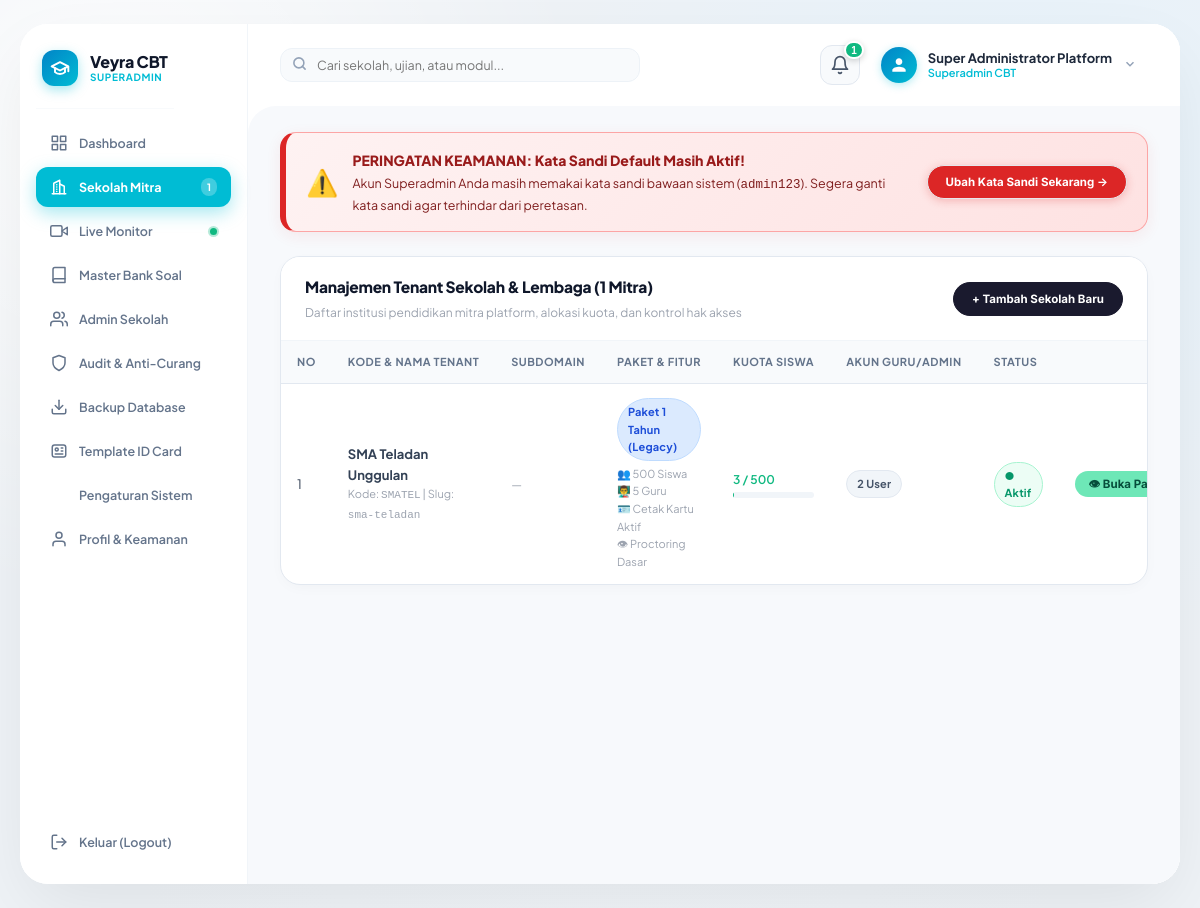
The page /superadmin/tenants.php (signed in) on the database its author committed.
### tables this page shows
CREATE TABLE `tenants` (
    `id` INT AUTO_INCREMENT PRIMARY KEY,
    `code` VARCHAR(30) NOT NULL UNIQUE,
    `slug` VARCHAR(60) NOT NULL UNIQUE,
    `subdomain` VARCHAR(60) NULL,
    `name` VARCHAR(150) NOT NULL,
    `logo_url` VARCHAR(255) NULL,
    `logo` VARCHAR(500) NULL,
    `address` TEXT NULL,
    `phone` VARCHAR(30) NULL,
    `package` VARCHAR(50) NOT NULL DEFAULT 'pro',
    `student_quota` INT NOT NULL DEFAULT 500,
    `is_active` TINYINT(1) NOT NULL DEFAULT 1,
    `created_at` DATETIME NOT NULL DEFAULT CURRENT_TIMESTAMP
);

### core/Database.php (called while the page is built, shortened)
<?php
class Database {
    private static ?PDO $instance = null;
    public static function getConnection(): PDO {
        if (self::$instance === null) {
            $config = require __DIR__ . '/../config/database.php';
            $dsn = "mysql:host={$config['host']};port={$config['port']};dbname={$config['database']};charset={$config['charset']}";
            $options = [
                PDO::ATTR_ERRMODE            => PDO::ERRMODE_EXCEPTION,
                PDO::ATTR_DEFAULT_FETCH_MODE => PDO::FETCH_ASSOC,
                PDO::ATTR_EMULATE_PREPARES   => false,
                PDO::ATTR_PERSISTENT         => false,
            ];
            try {
                self::$instance = new PDO($dsn, $config['username'], $config['password'], $options);
                self::$instance->exec("SET time_zone = '+07:00'");
            } catch (PDOException $e) {
                $installUrl = class_exists('Helper') ? Helper::baseUrl('install.php') : '/cbtonline/install.php';
                die("Koneksi Database Gagal: " . htmlspecialchars($e->getMessage()) . "<br><br><a href='" . htmlspecialchars($installUrl) . "' style='padding: 8px 16px; background: #0284c7; color: #fff; text-decoration: none; border-radius: 6px; font-family: sans-serif; display: inline-block;'>Jalankan Auto Installer Disini</a>");
            }
        }
        return self::$instance;
    }
    public static function query(string $sql, array $params = []): PDOStatement {
        $stmt = self::getConnection()->prepare($sql);
        $stmt->execute($params);
        return $stmt;
    }
    public static function fetchAll(string $sql, array $params = []): array {
        return self::query($sql, $params)->fetchAll();
    }
}

### core/Helper.php (called while the page is built, shortened)
<?php
class Helper {
    public static function csrfToken(): string {
        return $_SESSION['csrf_token'];
    }
}

### superadmin/tenants.php (the view, shortened to what this page needs)
<?php
$packageFeatures = [
    'semester' => [
        'name'      => 'Paket Semesteran',
        'students'  => '250 Siswa',
        'teachers'  => '10 Guru',
        'questions' => 'Unlimited Soal',
        'cards'     => '🔒 Cetak Kartu Terkunci',
        'proctoring'=> 'Proctoring Standar'
    ],
    'tahunan' => [
        'name'      => 'Paket 1 Tahun Penuh',
        'students'  => '750 Siswa',
        'teachers'  => 'Unlimited Guru',
        'questions' => 'Unlimited Soal',
        'cards'     => '🪪 Cetak Kartu Aktif',
        'proctoring'=> 'Proctoring Lengkap'
    ],
    'super' => [
        'name'      => 'Paket Super',
        'students'  => 'Unlimited Siswa',
        'teachers'  => 'Unlimited Guru',
        'questions' => 'Unlimited Soal',
        'cards'     => '🪪 Cetak Kartu Aktif',
        'proctoring'=> 'Full Proctoring & Priority'
    ],
    'basic' => [
        'name'      => 'Paket Semesteran (Legacy)',
        'students'  => '100 Siswa',
        'teachers'  => '1 Guru',
        'questions' => '10 Soal/Bank',
        'cards'     => '🔒 Cetak Kartu Terkunci',
        'proctoring'=> 'Tanpa Proctoring'
    ],
    'pro' => [
        'name'      => 'Paket 1 Tahun (Legacy)',
        'students'  => '500 Siswa',
        'teachers'  => '5 Guru',
        'questions' => '100 Soal/Bank',
        'cards'     => '🪪 Cetak Kartu Aktif',
        'proctoring'=> 'Proctoring Dasar'
    ],
    'enterprise' => [
        'name'      => 'Paket Super (Legacy)',
        'students'  => 'Unlimited Siswa',
        'teachers'  => 'Unlimited Guru',
        'questions' => 'Unlimited Soal',
        'cards'     => '🪪 Cetak Kartu Aktif',
        'proctoring'=> 'Full Proctoring'
    ]
];
$tenants = Database::fetchAll(
    "SELECT t.*,
            (SELECT COUNT(*) FROM students WHERE tenant_id = t.id AND is_active = 1) as current_students,
            (SELECT COUNT(*) FROM users WHERE tenant_id = t.id) as current_users
     FROM tenants t
     ORDER BY t.id DESC"
);
require_once __DIR__ . '/header.php';
?>
<div class="card">
    <div class="card-header">
        <div>
            <h3 class="card-title">Manajemen Tenant Sekolah & Lembaga (<?= count($tenants) ?> Mitra)</h3>
            <p style="font-size: 12px; color: var(--text-muted); margin-top: 3px;">Daftar institusi pendidikan mitra platform, alokasi kuota, dan kontrol hak akses</p>
        </div>
        <button type="button" class="btn btn-primary btn-sm" style="border-radius: 9999px; padding: 8px 18px; font-weight: 700;" onclick="document.getElementById('modalAddTenant').classList.add('show')">
            + Tambah Sekolah Baru
        </button>
    </div>
    <div class="card-body" style="padding: 0;">
        <div class="table-responsive">
            <table class="table">
                <thead>
                    <tr>
                        <th style="width: 50px;">No</th>
                        <th>Kode & Nama Tenant</th>
                        <th>Subdomain</th>
                        <th>Paket & Fitur</th>
                        <th>Kuota Siswa</th>
                        <th>Akun Guru/Admin</th>
                        <th>Status</th>
                        <th style="text-align: right;">Aksi Superadmin</th>
                    </tr>
                </thead>
                <tbody>
                    <?php foreach ($tenants as $idx => $t):
                        $quotaPercent = $t['student_quota'] > 0 ? round(($t['current_students'] / $t['student_quota']) * 100) : 0;
                        $quotaColor = $quotaPercent >= 100 ? '#ef4444' : ($quotaPercent >= 80 ? '#f59e0b' : '#10b981');
                        $features = $packageFeatures[$t['package']] ?? $packageFeatures['pro'];
                    ?>
                        <tr>
                            <td><?= $idx + 1 ?></td>
                            <td>
                                 <b><?= htmlspecialchars($t['name'] ?? '-') ?></b>
                                 <div style="font-size: 11px; color: var(--text-muted);">
                                     Kode: <code><?= htmlspecialchars($t['code']) ?></code> | Slug: <code><?= htmlspecialchars($t['slug']) ?></code>
                                 </div>
                             </td>
                             <td>
                                 <?php if (!empty($t['subdomain'])): ?>
                                     <code style="font-size: 11px;"><?= htmlspecialchars($t['subdomain']) ?></code>
                                     <div style="font-size: 10px; color: var(--text-muted);">.localhost/cbtonline</div>
                                 <?php else: ?>
                                     <span style="color: var(--text-muted); font-size: 12px;">—</span>
                                 <?php endif; ?>
                             </td>
                            <td>
                                <span class="badge badge-pkg-<?= htmlspecialchars($t['package'] ?? 'pro') ?>" style="font-size: 11px; font-weight: 700;"><?= htmlspecialchars($features['name'] ?? ucfirst($t['package'])) ?></span>
                                <div style="font-size: 11px; color: var(--text-muted); margin-top: 4px; line-height: 1.6;">
                                    <div>&#128101; <?= $features['students'] ?></div>
                                    <div>&#128104;&#8205;&#127979;&#65039; <?= $features['teachers'] ?></div>
                                    <div><?= $features['cards'] ?? '🪪 Cetak Kartu' ?></div>
                                    <div>&#128065; <?= $features['proctoring'] ?></div>
                                </div>
                            </td>
                            <td>
                                <div style="display: flex; align-items: center; justify-content: space-between; margin-bottom: 3px;">
                                    <span style="font-size: 12px; font-weight: 600; color: <?= $quotaColor ?>;">
                                        <?= (int)$t['current_students'] ?> / <?= $t['student_quota'] ?>
                                    </span>
                                </div>
                                <div style="width: 100%; height: 6px; background: #f1f5f9; border-radius: 9999px; overflow: hidden;">
                                </div>
                            </td>
                            <td><span class="badge badge-neutral"><?= (int)$t['current_users'] ?> User</span></td>
                            <td>
                                <?php if ($t['is_active']): ?>
                                    <span class="badge badge-success">&#9679; Aktif</span>
                                <?php else: ?>
                                    <span class="badge badge-danger">&#9679; Nonaktif</span>
                                <?php endif; ?>
                            </td>
                            <td style="text-align: right; white-space: nowrap;">
                                <a href="tenants.php?impersonate=<?= $t['id'] ?>&_csrf=<?= Helper::csrfToken() ?>" class="btn btn-sm" style="background: #6ee7b7; color: #064e3b; font-weight: 700; border-radius: 9999px; border: none; padding: 5px 14px;" title="Masuk ke dashboard sekolah ini (Impersonate)">
                                    &#128065; Buka Panel
                                </a>
                            </td>
                        </tr>
                    <?php endforeach; ?>
                </tbody>
            </table>
        </div>
    </div>
</div>
<?php require_once __DIR__ . '/footer.php'; ?>

### superadmin/header.php (style rules this page uses)
* { box-sizing: border-box; margin: 0; padding: 0; }
body.boardto-body { background: #eef2f6; background-image: radial-gradient(circle at 10% 15%, rgba(255, 255, 255, 0.9) 0%, transparent 35%), radial-gradient(circle at 85% 20%, rgba(224, 242, 254, 0.6) 0%, transparent 40%), radial-gradient(circle at 50% 85%, rgba(241, 245, 249, 0.8) 0%, transparent 50%); font-family: 'Plus Jakarta Sans', -apple-system, BlinkMacSystemFont, sans-serif; color: #1e293b; min-height: 100vh; display: flex; align-items: center; justify-content: center; padding: 24px 20px; overflow-x: hidden; }

### rows shown on the page
tenants: name "SMA Teladan Unggulan", code "SMATEL", slug "sma-teladan", package "Paket 1 Tahun (Legacy)", package "500 Siswa", package "5 Guru", package "🪪 Cetak Kartu Aktif", package "Proctoring Dasar", current_students "3", student_quota "500", current_users "2", is_active "● Aktif"

### other values the page prints
$sidebarTotalTenants "1"
$superBadgeCount "1"
$user['name'] "Super Administrator Platform"
count($tenants) "1"
